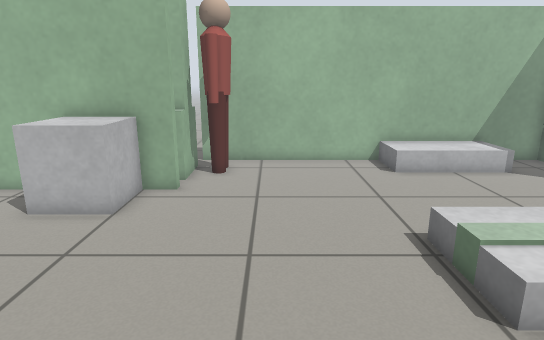
View 1 (above)

21 first-person views from a walk through a world built for the Gazebo simulator. The camera is 0.91 m above the floor, tilts 14° down and sees 75° across. Floor lines are 1 m apart. The floor is counted in squares, 0.25 m on a side. Each view is taken from the middle of a square. On the plan, view 1 faces up. The plan holds only what a view shows up to about 20 squares ahead; the rest is blank. Robots are left out. Simple shapes stand in for some stock models.

View 2
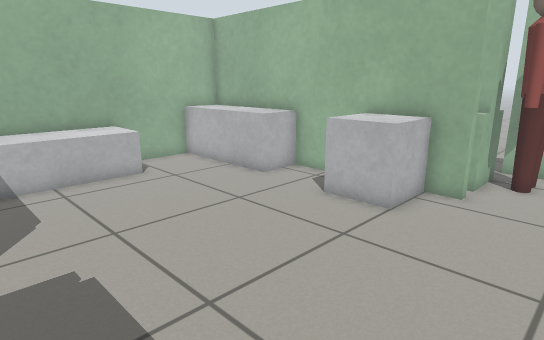

View 3
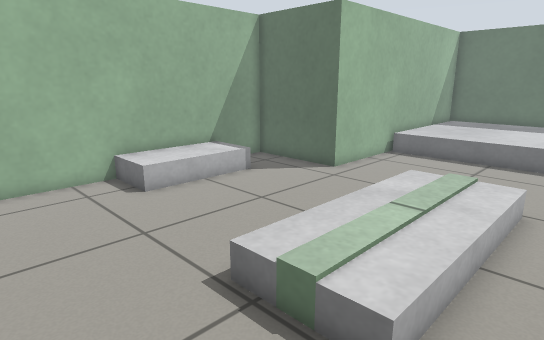

View 4
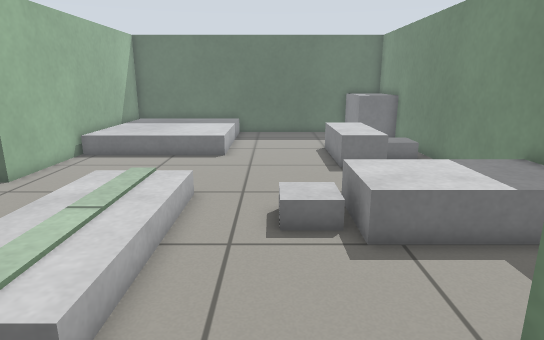

View 5
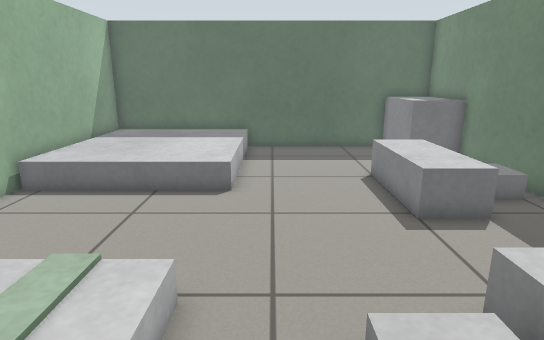

View 6
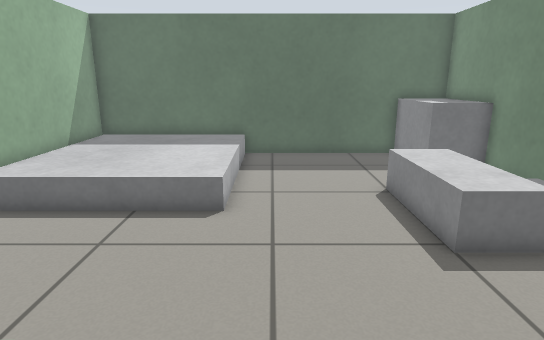

View 7
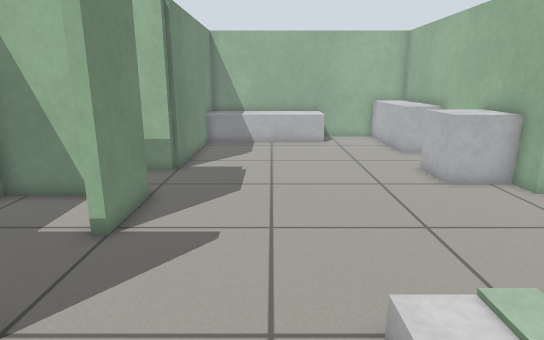

View 8
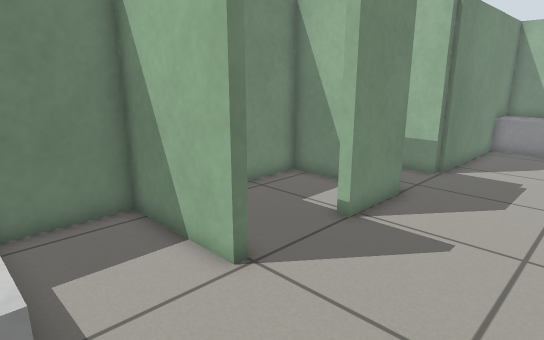

View 9
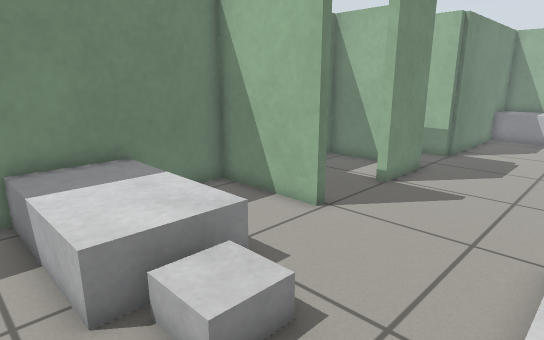

View 10
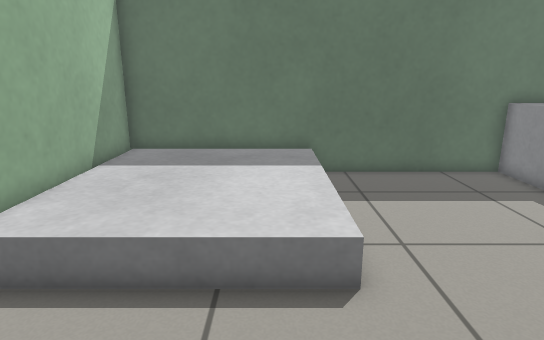

View 11
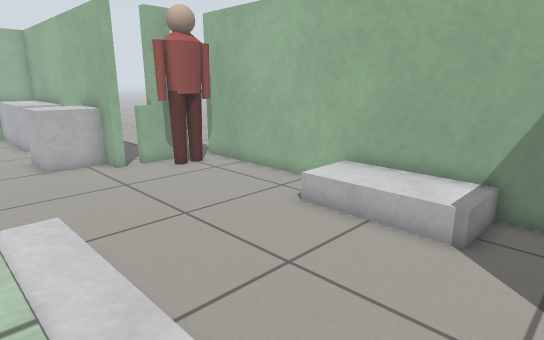

View 12
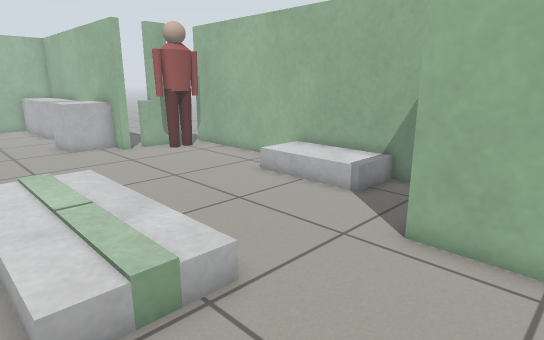

View 13
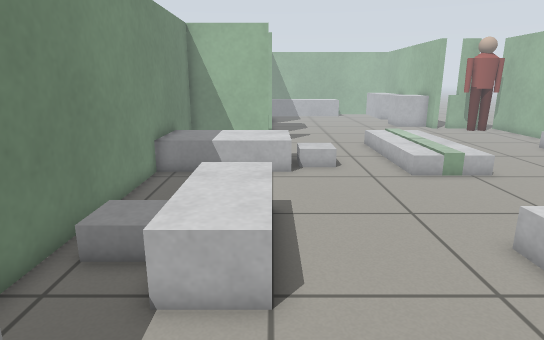

View 14
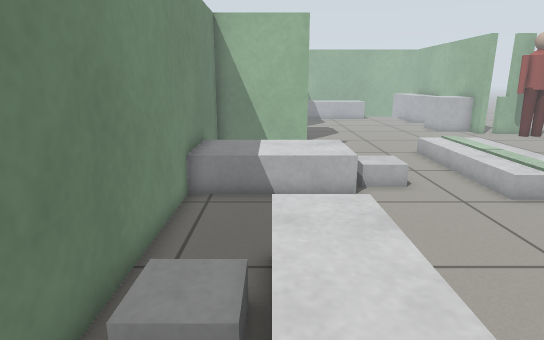

View 15
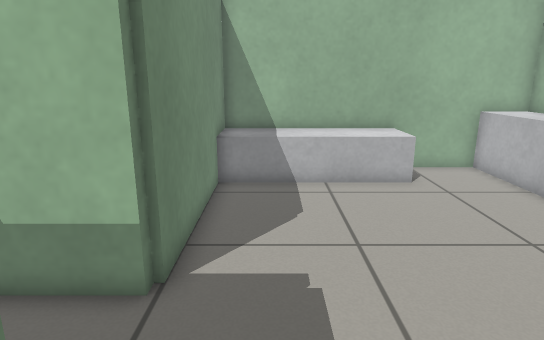

View 16
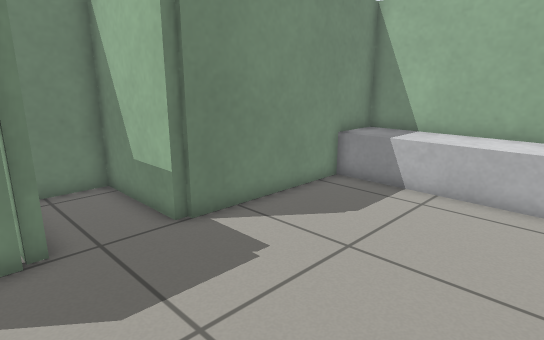

View 17
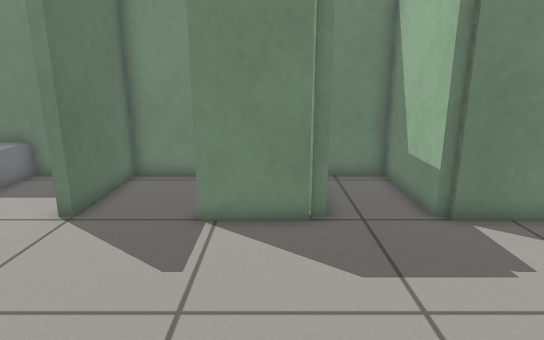

View 18
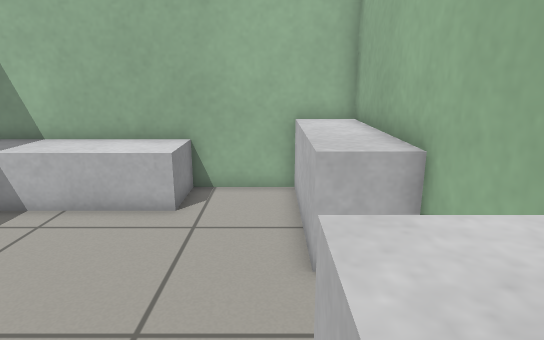

View 19
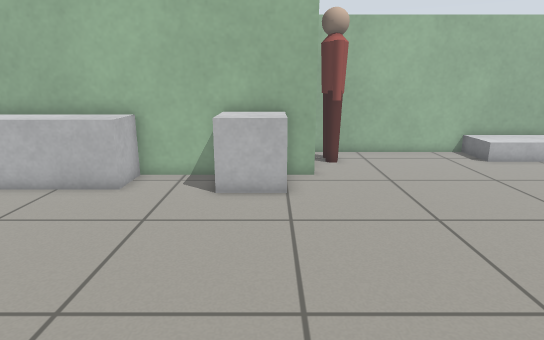

View 20
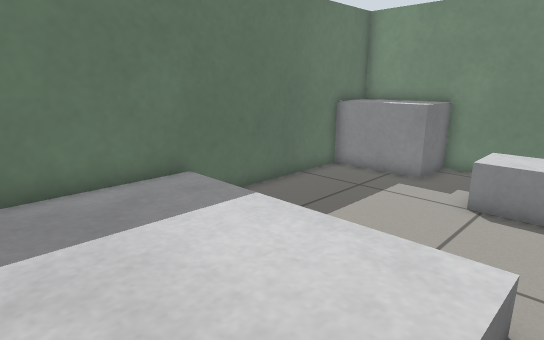

View 21
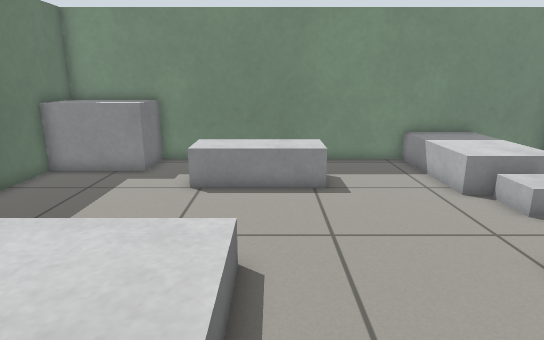

### Floor plan
Points are (right, up) in squares from view 1. A wall is a line through its corners. A room is listed if a view was taken in it or the views show most of it. See-through windows are left out.
Room 1 (views 1, 2, 3, 4, 5, 6, 7, 8, 9, 10, 11, 12, 13, 14, 15, 16, 17, 18, 19, 20, 21)
walls: (-3.1, -1) (0, -1) (0, -1.5); (-3.6, -1.2) (-3.1, -1.2) (-3.1, -5.8) (3.5, -5.8) (3.5, -1.2) (3.9, -1.2) (3.9, -5.8) (26.3, -5.8) (26.3, -5.4); (-3.3, 12.3) (-3.3, 11.8) (-16.1, 11.8) (-16.1, 11.4); (-3.3, 14.5) (-3.3, 13); (-7, -1.2) (-6.5, -1.2) (-6.5, -5.8) (-4.2, -5.8); (26.3, 11.4) (26.3, 11.8) (12.7, 11.8) (12.7, 16.6) (-2.4, 16.6); (26.3, -3.5) (26.3, 4.6); (-16.1, 9.5) (-16.1, 5.4); (-16.1, -1) (-6.9, -1)
low walls: (11.3, 6.5) (11.3, 5.8) (3.7, 5.8) (3.7, 6.5)
ways out: opening at (-3.5, 16)
objects: grey box (-16, -1) to (-14, 6); grey box (-16, 10) to (-10, 11); grey box (-7, 10) to (-5, 11); person (-3, 14) to (-2, 16); grey box (4, 5) to (11, 5); grey box (4, 7) to (11, 8); grey box (5, 14) to (10, 16); grey box (8, -5) to (11, -1); grey box (8, 0) to (10, 2); grey box (15, -3) to (20, -1); grey box (17, -5) to (18, -3); grey box (18, 5) to (26, 11); grey box (22, -5) to (26, -4)

Positions as (right, up) in squares from view 1, and headings:
1: (0, 0), facing up
2: (0, 0), facing up-left
3: (0, 3), facing up-right
4: (0, 2), facing right
5: (6, 3), facing right
6: (8, 3), facing right
7: (8, 3), facing left
8: (8, 4), facing down-left
9: (12, 5), facing down-left
10: (12, 6), facing right
11: (12, 6), facing up-left
12: (16, 4), facing up-left
13: (25, -1), facing left
14: (22, -3), facing left
15: (-1, 1), facing left
16: (-2, 7), facing down-left
17: (-2, 8), facing down
18: (-4, 9), facing left
19: (-5, -2), facing up
20: (17, 10), facing down-right
21: (17, 11), facing down
